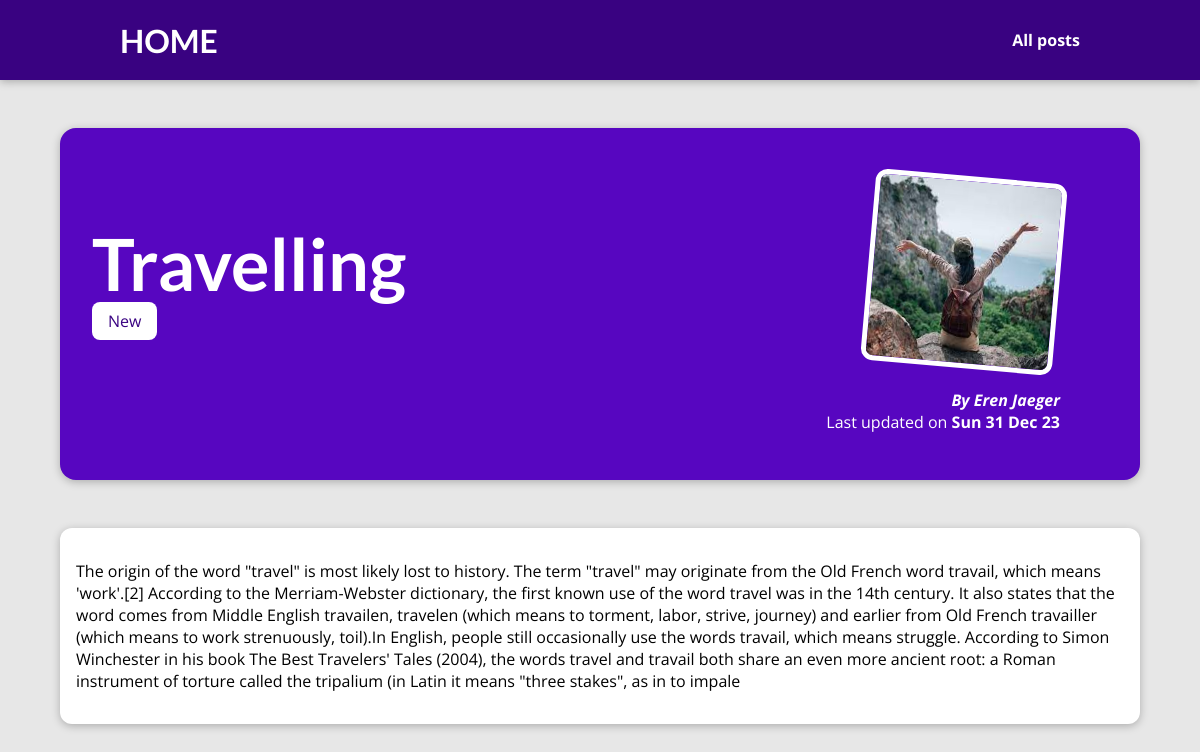
The page /posts/Travelling on the database its author committed.
### blog/models.py (models this page shows, shortened)
class Post(models.Model):
    title=models.CharField(max_length=50)
    excerpt=models.CharField(max_length=100)
    Image_name = models.CharField(max_length=100)
    Date = models.DateField(auto_now=True)
    Slug = models.SlugField(max_length=50,unique=True,db_index=True)
    Content  = models.TextField(validators=[MinLengthValidator(10)])
    author  = models.ForeignKey(Author,on_delete=models.SET_NULL,related_name='posts',null=True)
    tags = models.ManyToManyField(Tag)

class Tag(models.Model):
    caption = models.CharField(max_length=25)

class Author(models.Model):
    first_name = models.CharField(max_length=50)
    last_name = models.CharField(max_length=50)
    Email = models.EmailField(max_length=50)
    def __str__(self):
        return f"{self.first_name} {self.last_name}"

### blog/views.py (the view)
# urls.py: path('posts/<slug:slug>',views.post_detail,name='post-detail-page')
def post_detail(request,slug):
    identified_post = get_object_or_404(Post,Slug=slug)
    return render(request,'blog/post-detail.html',{'post' : identified_post,
                  'tags': identified_post.tags.all()})

### blog/templates/blog/post-detail.html (shortened to what this page needs)
{% extends 'base.html'%}
{% load static %}
{% block css_files %}
<link rel='stylesheet' href={% static 'blog/post-detail.css' %}/>
{% endblock %}
{% block body %}
<section id='summary'>
    <h2>{{ post.title }} </h2>
    {% for tag in tags %}
    <span class='tag'>{{ tag.caption }}</span>
    {% endfor %}
    <article>
        <img src="{% static 'blog/images/'|add:post.Image_name%}" alt=''>
        <address>By <a href='mailto: {{ post.author.Email}}'>{{ post.author}}</a></address>
        <div> Last updated on
        <time>{{ post.Date|date:"D d M y"}}</time>
        </div>
    </article>
</section>
<main>
    <p>
       {{ post.Content|linebreaks }}
    </p>
</main>
{% endblock %}

### static/app.css (style rules this page uses)
* { box-sizing: border-box; }
html { font-family: 'Open Sans', 'Lato', sans-serif; }
body { margin: 0; }
h1, h2, h3 { font-family: 'Lato', sans-serif; font-weight: bold; }

### blog/static/blog/post-detail.css (style rules this page uses)
body { background-color: #e7e7e7; }
#summary { margin: 8rem auto 3rem auto; padding: 2rem; width: 90%; max-width: 90rem; border-radius: 16px; background-color: #5706c0; position: relative; box-shadow: 0 2px 8px rgba(0, 0, 0, 0.25); height: 22rem; }
#summary h2 { color: white; font-size: 4.5rem; margin-bottom: 0.25rem; }
#summary article { position: absolute; top: 2rem; right: 3rem; padding: 1rem 2rem; border-radius: 12px; text-align: right; color: white; }
#summary article img { width: 12rem; height: 12rem; border-radius: 12px; transform: rotateZ(5deg); border: 5px solid white; margin-bottom: 1rem; }
#summary address { font-weight: bold; }
#summary a { color: white; text-decoration: none; }
#summary time { font-weight: bold; }
main { width: 90%; max-width: 90rem; margin: 3rem auto; background-color: white; padding: 1rem; border-radius: 12px; box-shadow: 0 2px 8px rgba(0, 0, 0, 0.25); }
.tag { background-color: white; color: #390281; padding: 0.5rem 1rem; border-radius: 8px; }

### rows shown on the page
Post: title "Travelling", Image_name (picture), author "Eren Jaeger", Date "Sun 31 Dec 23", Content "The origin of the word \"travel\" is most likely lost to history. The term \"travel\" may originate from the Old French word travail, which means 'work'.[2] According to the Merriam-Webster dictionary, the first known use of the word travel was in the 14th century. It also states that the word comes from Middle English travailen, travelen (which means to torment, labor, strive, journey) and earlier from Old French travailler (which means to work strenuously, toil).In English, people still occasionally use the words travail, which means struggle. According to Simon Winchester in his book The Best Travelers' Tales (2004), the words travel and travail both share an even more ancient root: a Roman…"
Tag: caption "New"
